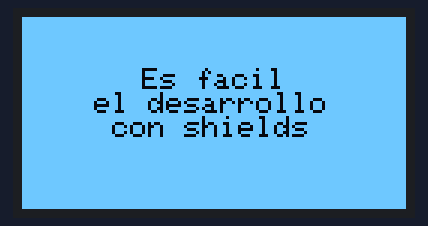
Recording of a sketch running on a simulated Arduino Uno, built with avr-gcc and run on an emulated ATmega328P. Shown: 128×64 one-colour display. The display library's start-up logo is not drawn.

Above: at 5.2 s.
At 6.2 s:
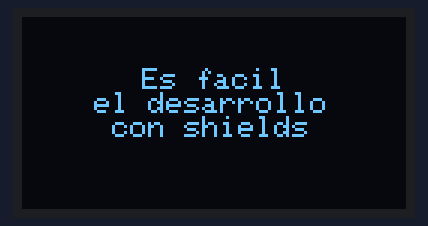

Measured:
- what the display in image 0 shows lasts 1.0 s, from 5.1 s to 6.1 s

The sketch:

ssd1306_128x64_i2c.ino
```cpp
#include <SPI.h>
#include <Wire.h>
#include <Adafruit_GFX.h>
#include <Adafruit_SSD1306.h>

#define SCREEN_WIDTH 128 // OLED display width, in pixels
#define SCREEN_HEIGHT 64 // OLED display height, in pixels

// Declaration for an SSD1306 display connected to I2C (SDA, SCL pins)
#define OLED_RESET     4 // Reset pin # (or -1 if sharing Arduino reset pin)
Adafruit_SSD1306 display(SCREEN_WIDTH, SCREEN_HEIGHT, &Wire, OLED_RESET);

#define NUMFLAKES     10 // Number of snowflakes in the animation example

#define LOGO_HEIGHT   16
#define LOGO_WIDTH    16
static const unsigned char PROGMEM logo_bmp[] =
{ B00000000, B11000000,
  B00000001, B11000000,
  B00000001, B11000000,
  B00000011, B11100000,
  B11110011, B11100000,
  B11111110, B11111000,
  B01111110, B11111111,
  B00110011, B10011111,
  B00011111, B11111100,
  B00001101, B01110000,
  B00011011, B10100000,
  B00111111, B11100000,
  B00111111, B11110000,
  B01111100, B11110000,
  B01110000, B01110000,
  B00000000, B00110000 };

void setup() {
  Serial.begin(9600);

  // SSD1306_SWITCHCAPVCC = generate display voltage from 3.3V internally
  if(!display.begin(SSD1306_SWITCHCAPVCC, 0x3D)) { // Address 0x3D for 128x64
    Serial.println(F("SSD1306 allocation failed"));
    for(;;); // Don't proceed, loop forever
  }

  // Show initial display buffer contents on the screen --
  // the library initializes this with an Adafruit splash screen.
  display.display();
  delay(2000); // Pausa por 2 segundos

  //
  display.clearDisplay();
  display.display();
  delay(3000); // Pausa por 3 segundos
   display.clearDisplay();

  // Tamaño del texto
  display.setTextSize(1);
  // Color del texto
  display.setTextColor(SSD1306_WHITE);
  // Posición del texto
  display.setCursor(10, 17);
  // Escribir texto
  display.println("     Es facil\n    el desarrollo\n     con shields");

  // Enviar a pantalla
  display.display();

  // Invierte y restablece el display, con una pausa mediante
  display.invertDisplay(true);
  delay(1000);
  display.invertDisplay(false);
  delay(1000);

}


void loop() {}
```
